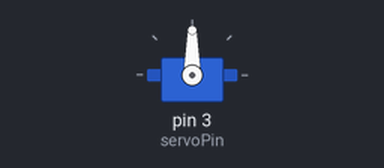
Recording of a sketch running on a simulated Arduino Uno, built with avr-gcc and run on an emulated ATmega328P. On the bench: servo. The local clock reads 2024-03-15 10:24:30 at power-on unless the sketch sets it; what the sketch prints to the serial monitor is not drawn.

Above: at 0.05 s.
Timing chart, 0 to 19.6 s (numbered marks = the images above):
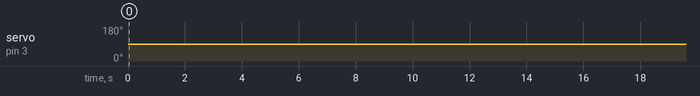

Measured:
- by itself, servo on pin 3 (servoPin): 90° → 0° at 26.2 s, → 90° 5.0 s later, → 0° 10.1 s later, → 90° 5.0 s later, … (4 changes in this stretch)

The sketch:

FINAL_Sad_cat_Niyati.ino
```cpp
#include <Rtc_Pcf8563.h>
#include <Wire.h>       // for I2C communication
#include <Servo.h>

//initialize RTC Timer
Rtc_Pcf8563 rtc; //initialize

// Declare the Servo pin
int servoPin = 3;
// Create a servo object
Servo Servo1;

void setup() {
   // We need to attach the servo to the used pin number
   Serial.begin(9600);
   Wire.begin();
   Servo1.attach(servoPin);

   rtc.initClock();
  //set a time to start with.
  //day, weekday, month, century, year
  rtc.setDate(16, 3, 11, 20, 20);
  //hr, min, sec
  rtc.setTime(11, 0, 0);
}
void loop(){
  int currentHour = rtc.getHour();
  int currentMinute = rtc.getMinute();
  int currentSecond = rtc.getSecond();

  Serial.print("Time:");
  //Serial.print(rtc.formatTime(RTCC_TIME_HM));
  Serial.print(rtc.formatTime());

  Serial.print("\t Date:");
  //Serial.println(rtc.formatDate(RTCC_DATE_ASIA));
  Serial.println(rtc.formatDate());

  delay(1000);

   if (currentHour == 11 && currentMinute == 0 && currentSecond == 25) {
   // Make servo go to 0 degrees
   Servo1.write(0);
   delay(5000);
   // Make servo go to 90 degrees
   Servo1.write(90);
   delay(1000);
  }

  if (currentHour == 11 && currentMinute == 0 && currentSecond == 40) {
   // Make servo go to 0 degrees
   Servo1.write(0);
   delay(5000);
   // Make servo go to 90 degrees
   Servo1.write(90);
   delay(1000);

  }
}
```
